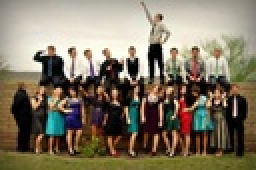
%> input picture submission1/image1.jpg, 128 x 85 px, shrunk from 576 x 383 before the run (shown 2 times larger)
$ octave main.m   (GNU Octave 9; MATLAB toolbox functions it lacks are replaced by stand-ins)
%> lines starting %> are read from the running program, lines starting %| are printed output that depends on the picture; long printed decimals are rounded
### submission/RobustPCA.m
%The following function of RobustPCA splits the data matrix of the input
%image into a low-rank matrix and a sparse matrix.

function [L, S] = RobustPCA(X, lambda, mu, tol, max_iter)


    [M, N] = size(X);
    unobserved = isnan(X);
    X(unobserved) = 0;
    normX = norm(X, 'fro');


    if nargin < 2
        lambda = 1 / sqrt(max(M,N));        % default arguments
    end
    if nargin < 3
        mu = 10*lambda;
    end
    if nargin < 4
        tol = 1e-6;
    end
    if nargin < 5
        max_iter = 1000;
    end

    % initial solution
    L = zeros(M, N);
    S = zeros(M, N);
    Y = zeros(M, N);

    for iter = (1:max_iter)
        % ADMM step: update L and S
        L = Do(1/mu, X - S + (1/mu)*Y);
        S = So(lambda/mu, X - L + (1/mu)*Y);
        % and augmented lagrangian multiplier
        Z = X - L - S;
        Z(unobserved) = 0; % skip missing values
        Y = Y + mu*Z;

        err = norm(Z, 'fro') / normX;
        if (iter == 1) || (mod(iter, 10) == 0) || (err < tol)
            fprintf(1, 'iter: %04d\terr: %f\trank(L): %d\tcard(S): %d\n', ...
                    iter, err, rank(L), nnz(S(~unobserved)));
        end
        if (err < tol) break; end
    end
end

function r = So(tau, X)
    % shrinkage operator
    r = sign(X) .* max(abs(X) - tau, 0);
end

function r = Do(tau, X)
    % shrinkage operator for singular values
    [U, S, V] = svd(X, 'econ');
    r = U*So(tau, S)*V';
end

### submission1/main.m
clear all;
%The following code runs for 1000 iterations and splits the data matrix of
%the input image into a low-rank matrix and sparse matrix.
X = im2double(imread('image1.jpg'));
X = X(:,:,1);
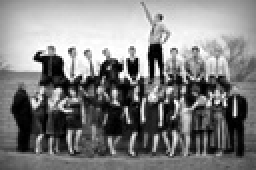
%> X: size 85x128 double (shown 2 times larger); min 0, max 1, mean 0.506
[L, S] = RobustPCA(X);
%> in RobustPCA, `unobserved = isnan(X);`: unobserved: size 85x128 logical; every value is 0
%> in RobustPCA, `normX = norm(X, 'fro');`: normX = 61.59
%> the loop in RobustPCA, `for iter = (1:max_iter)` made 881 passes
%> err on passes 1 to 3: 0.0877, 0.0268, 0.0178
%| iter: 0001	err: 0.08772	rank(L): 26	card(S): 1167
%| iter: 0010	err: 0.005234	rank(L): 36	card(S): 4723
%| iter: 0020	err: 0.001784	rank(L): 39	card(S): 5419
%| iter: 0030	err: 0.000904	rank(L): 41	card(S): 5703
%| iter: 0040	err: 0.000584	rank(L): 42	card(S): 5869
%| iter: 0050	err: 0.000409	rank(L): 43	card(S): 5996
%| iter: 0060	err: 0.000307	rank(L): 44	card(S): 6070
%> pass 1, in RobustPCA, `Z = X - L - S;`:
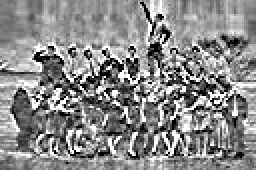
%> Z: size 85x128 double (shown 2 times larger); min -0.1, max 0.1, mean 0.00821; drawn with min black and max white
%> after the loop in RobustPCA, `for iter = (1:max_iter)`:
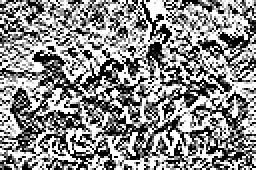
%> Y: size 85x128 double (shown 2 times larger); min -0.0884, max 0.0884, mean 0.00866; drawn with min black and max white
%> after the loop in RobustPCA, `for iter = (1:max_iter)`:
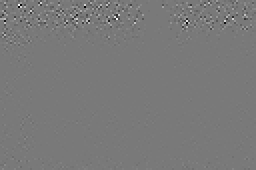
%> Z: size 85x128 double (shown 2 times larger); min -8.42e-06, max 9.21e-06, mean -9.13e-12; drawn with min black and max white
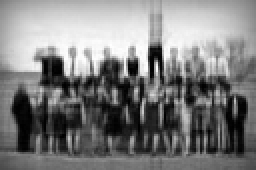
%> L: size 85x128 double (shown 2 times larger); min -0.00486, max 1.01, mean 0.496; drawn with min black and max white
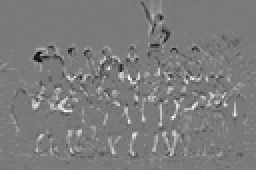
%> S: size 85x128 double (shown 2 times larger); min -0.575, max 0.622, mean 0.0101; drawn with min black and max white
subplot(1,3,1);
imshow(X);
subplot(1,3,2);
imshow(L);
subplot(1,3,3);
imshow(S);
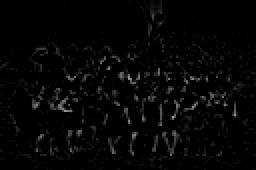
%> displayed picture: size 85x128, on the screen's scale of 0 to 255 (shown 2 times larger); min 0, max 159, mean 5.7
